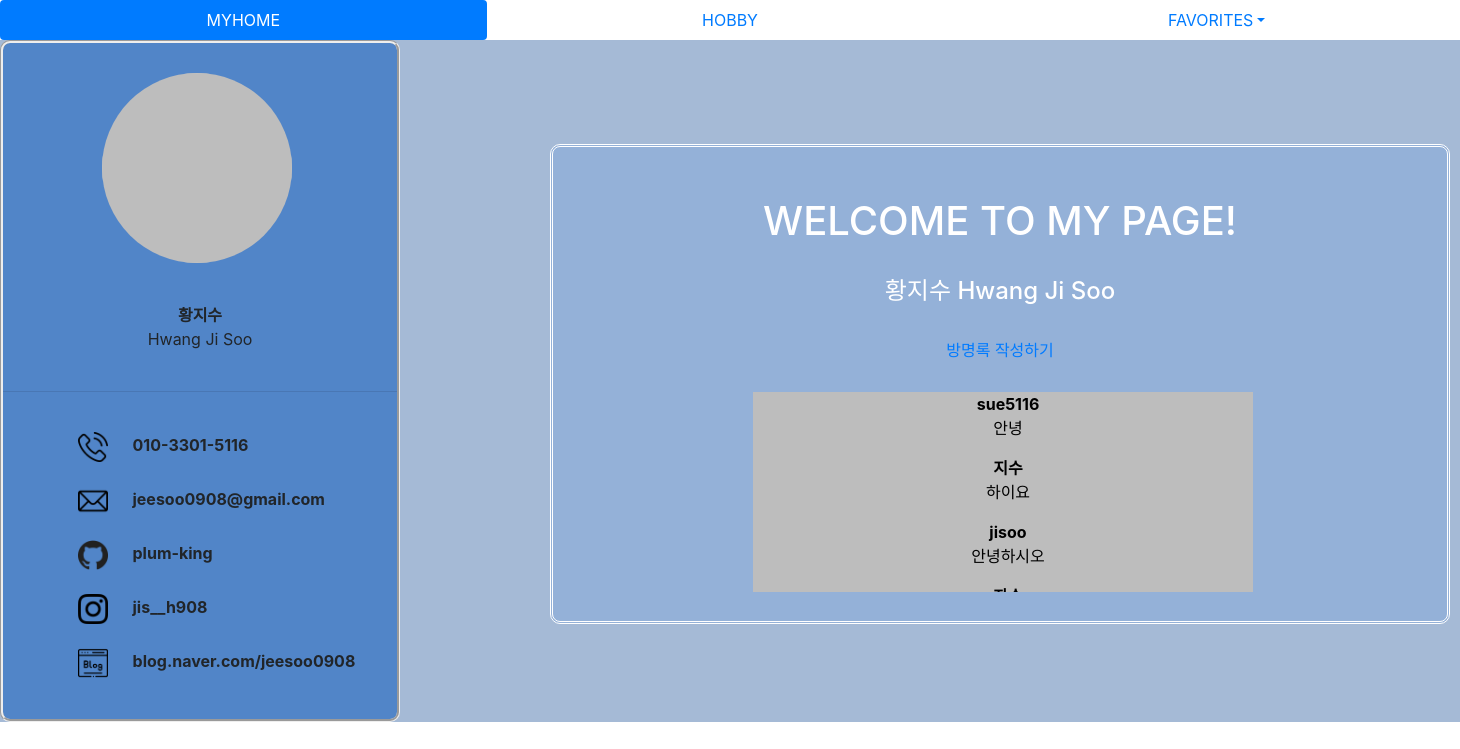
Before: /myhome/ with the older database file.
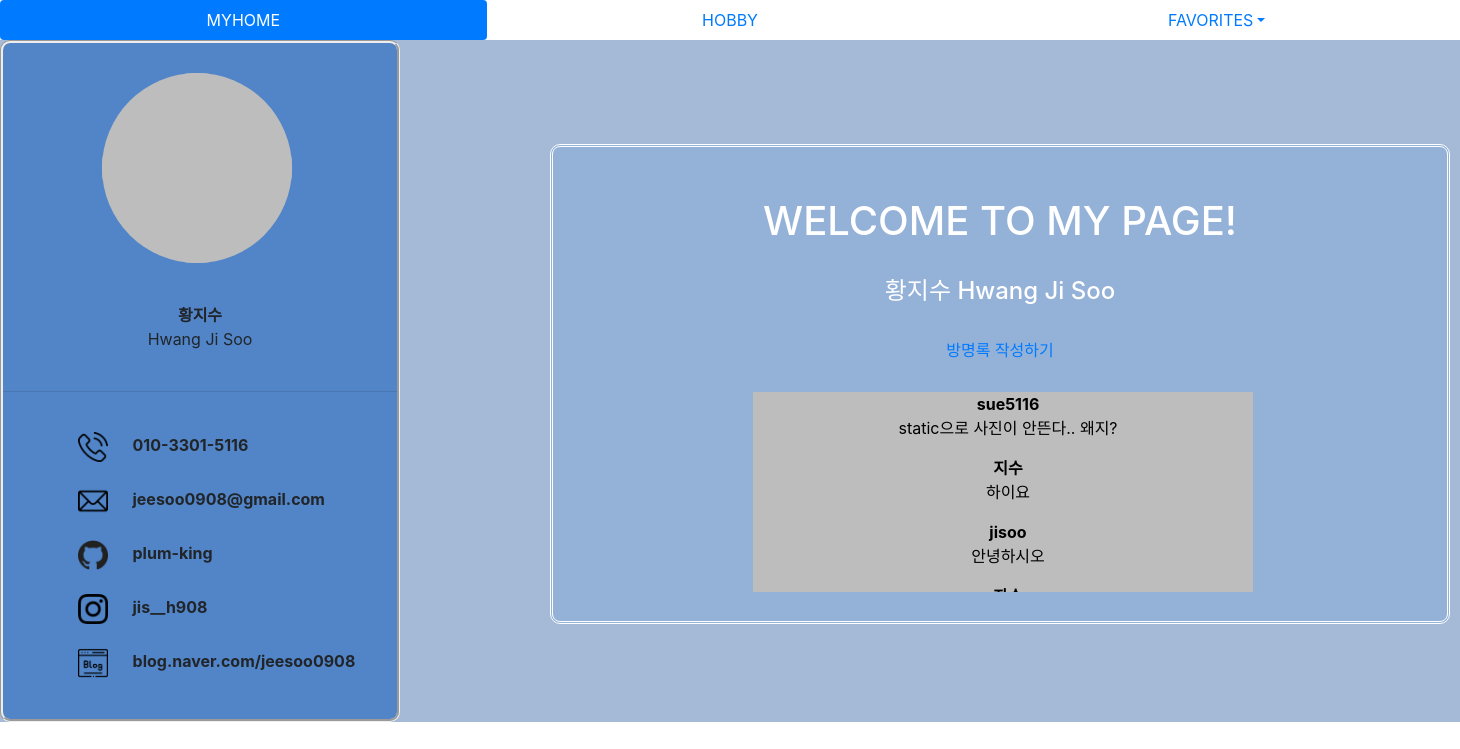
After: the same page with the newer database file.
### blog/models.py (models this page shows, shortened)
class BlogVisiter(models.Model):
    name = models.CharField(max_length=20)
    content = models.TextField()
    date = models.DateTimeField(auto_now_add=True)

### blog/views.py (the view)
# urls.py: path('myhome/', views.myhome, name="myhome"),
def myhome(request):
    myhomes = BlogVisiter.objects.all()
    return render(request, "myhome.html", {'myhomes': myhomes})

### blog/templates/myhome.html (shortened to what this page needs)
{%load static%}
<!DOCTYPE html>
<html lang="en">
<head>
    <link rel="stylesheet" href="https://maxcdn.bootstrapcdn.com/bootstrap/4.0.0/css/bootstrap.min.css"
>
    <link rel="stylesheet" href="https://maxcdn.bootstrapcdn.com/bootstrap/3.3.2/css/bootstrap-theme.min.css">
</head>
<body>
    <ul class="nav nav-pills nav-justified">
        <li role="presentation" class="nav-item">
            <a class="nav-link active" href="{%url 'myhome'%}">MYHOME</a>
        </li>
        <li role="presentation" class="nav-item">
            <a class="nav-link" href="{%url 'hobby'%}">HOBBY</a>
        </li>
        <li role="presentation" class="nav-item dropdown">
            <a class="nav-link dropdown-toggle" data-toggle="dropdown" href="#" role="button" aria-haspopup="true"
                aria-expanded="false">FAVORITES</a>
        </li>
    </ul>
    <div class="box1">
        <div class="box2">
            <div class="box3" style="background: #BDBDBD;">
                <img class="profile" src="#">
            </div>
            <br>
            <p>
                <center><b>황지수</b><br>Hwang Ji Soo</center>
                <br>
                <hr>
                <br>
                <img class="icon" src="{% static 'phone-call.png'%}" height=30 alt=""> <span class="call"> <b>
                        010-3301-5116</b> </span>
                <br>
                <br>
                <img class="icon" src="{% static 'mail.png'%}" height=30 alt=""> <span class="call">
                    <b>jeesoo0908@gmail.com</b> </span>
                <br>
                <br>
                <img class="icon" src="{% static 'github.png'%}" height=30 alt=""> <span class="call"> <b>plum-king</b>
                </span>
                <br>
                <br>
                <img class="icon" src="{% static 'instagram.png'%}" height=30 alt=""> <span class="call">
                    <b>jis__h908</b> </span>
                <br>
                <br>
                <img class="icon" src="{% static 'blogging.png'%}" height=30 alt=""> <span class="call">
                    <b>blog.naver.com/jeesoo0908</b> </span>
            </p>
        </div>
        <div class="box4">
            <h1>WELCOME TO MY PAGE!</h1><br>
            <h4>황지수 Hwang Ji Soo </h4><br>
            <a href="{% url 'guest'%}">방명록 작성하기</a>
            <div class="box5" style = "color: black; text-align: center; overflow:auto; ">
                {% for myhome in myhomes %}
                    <b style="margin-left: 10px;">{{myhome.name}}</b>
                    <br>
                    <p style="margin-left: 10px;">{{myhome.content}}</p>
                {% endfor %}
            </div>
        </div>
        </div>
</body>
</html>

### blog/templates/myhome.html (style rules this page uses)
.box1 { position: relative; background-color: rgb(165, 186, 214); }
.box2 { width: 400px; height: 42.6rem; background-color: rgba(31, 101, 192, 0.623); border-radius: 10px; border-style: groove; }
.box3 { width: 190px; height: 190px; border-radius: 70%; margin-left: 99px; margin-top: 30px; overflow: hidden; }
.profile { width: 100%; height: 100%; object-fit: cover; }
.icon { margin-left: 75px; }
.call { margin-left: 20px; }
.box4 { position: absolute; width: 900px; height: 30rem; top: 6.5rem; left: 550px; z-index: 10; background-color: rgb(148, 177, 216); border-style: double; border-radius: 10px; color: white; }
.box4 > h1 { margin-top: 50px; text-align: center; }
.box4 > h4 { margin-top: 0px; text-align: center; }
.box4 > a { justify-content: center; display: flex; }
.box5 { margin-top: 30px; margin-left: 200px; width: 500px; height: 200px; background-color: #BDBDBD; }

Changed rows visible on the page:
changed BlogVisiter "sue5116": content "안녕" → "static으로 사진이 안뜬다.. 왜지?"
